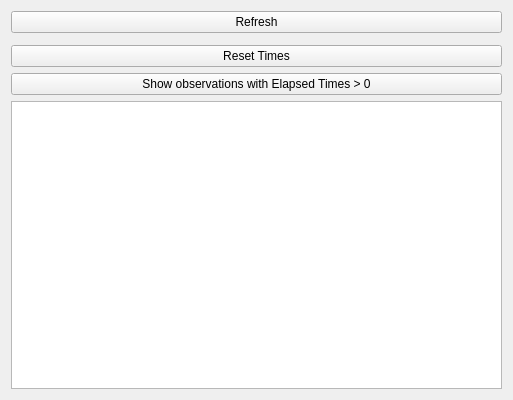
<?xml version="1.0" encoding="UTF-8"?>
<ui version="4.0">
 <class>qCjyxEventBrokerModuleWidget</class>
 <widget class="qCjyxWidget" name="qCjyxEventBrokerModuleWidget">
  <property name="geometry">
   <rect>
    <x>0</x>
    <y>0</y>
    <width>513</width>
    <height>400</height>
   </rect>
  </property>
  <property name="sizePolicy">
   <sizepolicy hsizetype="Preferred" vsizetype="Preferred">
    <horstretch>0</horstretch>
    <verstretch>0</verstretch>
   </sizepolicy>
  </property>
  <property name="windowTitle">
   <string>Event Broker</string>
  </property>
  <layout class="QVBoxLayout" name="verticalLayout">
   <item>
    <widget class="QPushButton" name="RefreshPushButton">
     <property name="text">
      <string>Refresh</string>
     </property>
    </widget>
   </item>
   <item>
    <widget class="qDMMLEventBrokerWidget" name="EventBrokerWidget">
     <property name="sizePolicy">
      <sizepolicy hsizetype="Expanding" vsizetype="Preferred">
       <horstretch>0</horstretch>
       <verstretch>0</verstretch>
      </sizepolicy>
     </property>
    </widget>
   </item>
   <item>
    <widget class="QPushButton" name="ResetElapsedTimesPushButton">
     <property name="text">
      <string>Reset Times</string>
     </property>
    </widget>
   </item>
   <item>
    <widget class="QPushButton" name="ShowElapsedTimesPushButton">
     <property name="text">
      <string>Show observations with Elapsed Times &gt; 0</string>
     </property>
    </widget>
   </item>
   <item>
    <widget class="QTextEdit" name="TextEdit">
     <property name="tabChangesFocus">
      <bool>true</bool>
     </property>
     <property name="lineWrapMode">
      <enum>QTextEdit::NoWrap</enum>
     </property>
     <property name="readOnly">
      <bool>true</bool>
     </property>
     <property name="acceptRichText">
      <bool>false</bool>
     </property>
    </widget>
   </item>
  </layout>
 </widget>
 <customwidgets>
  <customwidget>
   <class>qDMMLEventBrokerWidget</class>
   <extends>QWidget</extends>
   <header>qDMMLEventBrokerWidget.h</header>
  </customwidget>
  <customwidget>
   <class>qCjyxWidget</class>
   <extends>QWidget</extends>
   <header>qCjyxWidget.h</header>
   <container>1</container>
  </customwidget>
 </customwidgets>
 <resources>
  <include location="../qCjyxModulesCore.qrc"/>
 </resources>
 <connections>
  <connection>
   <sender>RefreshPushButton</sender>
   <signal>clicked()</signal>
   <receiver>EventBrokerWidget</receiver>
   <slot>refresh()</slot>
   <hints>
    <hint type="sourcelabel">
     <x>111</x>
     <y>19</y>
    </hint>
    <hint type="destinationlabel">
     <x>111</x>
     <y>86</y>
    </hint>
   </hints>
  </connection>
  <connection>
   <sender>ResetElapsedTimesPushButton</sender>
   <signal>clicked()</signal>
   <receiver>EventBrokerWidget</receiver>
   <slot>resetElapsedTimes()</slot>
   <hints>
    <hint type="sourcelabel">
     <x>323</x>
     <y>361</y>
    </hint>
    <hint type="destinationlabel">
     <x>338</x>
     <y>259</y>
    </hint>
   </hints>
  </connection>
  <connection>
   <sender>ShowElapsedTimesPushButton</sender>
   <signal>clicked()</signal>
   <receiver>EventBrokerWidget</receiver>
   <slot>expandElapsedTimeItems()</slot>
   <hints>
    <hint type="sourcelabel">
     <x>141</x>
     <y>380</y>
    </hint>
    <hint type="destinationlabel">
     <x>213</x>
     <y>209</y>
    </hint>
   </hints>
  </connection>
 </connections>
</ui>
